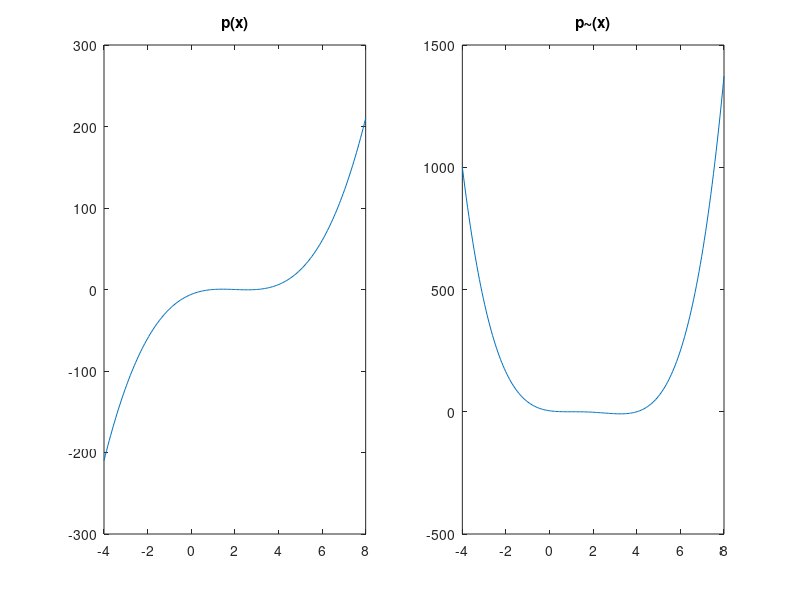

The MATLAB script that drew this image: (Note: this script raises an error after producing the figure.)
%% Scheda 4 Ex 1
clc
clear
close all

figure('Renderer', 'painters', 'Position', [200 200 800 400])

subplot(1, 2, 1);
x = linspace(-4, 8, 200);
pcoeff = [1 -6 11 -6];
roots(pcoeff)
plot(x, polyval(pcoeff, x))
title('p(x)')
z1=fzero(@(x) x.^3 - 6*x.^2 + 11*x - 6, 0)
z2=fzero(@(x) x.^3 - 6*x.^2 + 11*x - 6, 4)
z3=fzero(@(x) x.^3 - 6*x.^2 + 11*x - 6, 1.6)


subplot(1, 2, 2);
ptildex = x.^4 - 7*x.^3 + 15*x.^2 - 13*x + 4;
plot(x, ptildex)
title('p~(x)')


roots([1,-7,15,-13,4])

fzero(@(x) x.^4 - 7*x.^3 + 15*x.^2 - 13*x + 4, 20)